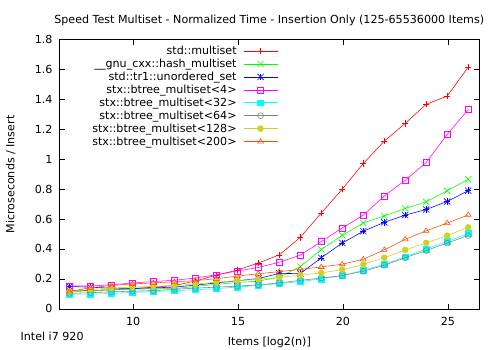

Here is the gnuplot script that generated this plot:
#!/usr/bin/env gnuplot

set style line 1 linecolor rgbcolor "#FF0000" linewidth 1.6 pointsize 0.7
set style line 2 linecolor rgbcolor "#00FF00" linewidth 1.6 pointsize 0.7
set style line 3 linecolor rgbcolor "#0000FF" linewidth 1.6 pointsize 0.7
set style line 4 linecolor rgbcolor "#FF00FF" linewidth 1.6 pointsize 0.7
set style line 5 linecolor rgbcolor "#00FFFF" linewidth 1.6 pointsize 0.7
set style line 6 linecolor rgbcolor "#808080" linewidth 1.6 pointsize 0.7
set style line 7 linecolor rgbcolor "#D0D020" linewidth 1.6 pointsize 0.7
set style line 8 linecolor rgbcolor "#FF4C00" linewidth 1.6 pointsize 0.7
set style line 9 linecolor rgbcolor "#000000" linewidth 1.6 pointsize 0.7
set style increment user

set terminal pdf size 5, 3.5
set output 'speedtest.pdf'

set label "Intel i7 920" at screen 0.04, screen 0.04

### Measuring a Sequence of Insert Operations

### 1st Plot

set title "Speed Test Multiset - Normalized Time - Insertion Only (125-65536000 Items)"
set key top left
set xrange [6.5:26.5]
set xlabel "Items [log2(n)]"
set ylabel "Microseconds / Insert"
set format x "%.0f"

plot "speed-set-insert.txt" using (log($1)/log(2)):($2 / $1) * 1000000 title "std::multiset" with linespoints, \
     "speed-set-insert.txt" using (log($1)/log(2)):($3 / $1) * 1000000 title "__gnu_cxx::hash_multiset" with linespoints, \
     "speed-set-insert.txt" using (log($1)/log(2)):($4 / $1) * 1000000 title "std::tr1::unordered_set" with linespoints, \
     "speed-set-insert.txt" using (log($1)/log(2)):($5 / $1) * 1000000 title "stx::btree_multiset<4>" with linespoints,  \
     "speed-set-insert.txt" using (log($1)/log(2)):($19 / $1) * 1000000 title "stx::btree_multiset<32>" with linespoints,  \
     "speed-set-insert.txt" using (log($1)/log(2)):($35 / $1) * 1000000 title "stx::btree_multiset<64>" with linespoints, \
     "speed-set-insert.txt" using (log($1)/log(2)):($67 / $1) * 1000000 title "stx::btree_multiset<128>" with linespoints, \
     "speed-set-insert.txt" using (log($1)/log(2)):($103 / $1) * 1000000 title "stx::btree_multiset<200>" with linespoints

### 2nd Plot

set title "Speed Test - Finding the Best Slot Size - Insertion Only - Plotted by Slots in B+ Tree"

set key top right
set autoscale x
set xlabel "Leaf/Inner Slots"
set ylabel "Seconds"

plot "speed-set-insert.trt" using (($0-1)*2 + 4):18 every ::2 title "16384000 Items" with lines, \
     "speed-set-insert.trt" using (($0-1)*2 + 4):19 every ::2 title "32768000 Items" with lines, \
     "speed-set-insert.trt" using (($0-1)*2 + 4):20 every ::2 title "65536000 Items" with lines

### Measuring a Sequence of Insert/Find/Erase Operations

### 1st Plot

set title "Speed Test Multiset - Normalized Time - Insert/Find/Erase (125-65536000 Items)"
set key top left
set xrange [6.5:26.5]
set xlabel "Items [log2(n)]"
set ylabel "Microseconds / Insert"
set format x "%.0f"

plot "speed-set-all.txt" using (log($1)/log(2)):($2 / $1) * 1000000 title "std::multiset" with linespoints, \
     "speed-set-all.txt" using (log($1)/log(2)):($3 / $1) * 1000000 title "__gnu_cxx::hash_multiset" with linespoints, \
     "speed-set-all.txt" using (log($1)/log(2)):($4 / $1) * 1000000 title "std::tr1::unordered_set" with linespoints, \
     "speed-set-all.txt" using (log($1)/log(2)):($5 / $1) * 1000000 title "stx::btree_multiset<4>" with linespoints,  \
     "speed-set-all.txt" using (log($1)/log(2)):($19 / $1) * 1000000 title "stx::btree_multiset<32>" with linespoints,  \
     "speed-set-all.txt" using (log($1)/log(2)):($35 / $1) * 1000000 title "stx::btree_multiset<64>" with linespoints, \
     "speed-set-all.txt" using (log($1)/log(2)):($67 / $1) * 1000000 title "stx::btree_multiset<128>" with linespoints, \
     "speed-set-all.txt" using (log($1)/log(2)):($103 / $1) * 1000000 title "stx::btree_multiset<200>" with linespoints

### 2nd Plot

set title "Speed Test - Finding the Best Slot Size - Insert/Find/Erase - Plotted by Slots in B+ Tree"

set key top right
set autoscale x
set xlabel "Leaf/Inner Slots"
set ylabel "Seconds"

plot "speed-set-all.trt" using (($0-1)*2 + 4):18 every ::2 title "16384000 Items" with lines, \
     "speed-set-all.trt" using (($0-1)*2 + 4):19 every ::2 title "32768000 Items" with lines, \
     "speed-set-all.trt" using (($0-1)*2 + 4):20 every ::2 title "65536000 Items" with lines

### Now Measuring only Find Operations

### 1st Plot

set title "Speed Test Multiset - Normalized Time - Find Only (125-65536000 Items)"
set key top left
set xrange [6.5:26.5]
set xlabel "Items [log2(n)]"
set ylabel "Microseconds / Insert"
set format x "%.0f"

plot "speed-set-find.txt" using (log($1)/log(2)):($2 / $1) * 1000000 title "std::multiset" with linespoints, \
     "speed-set-find.txt" using (log($1)/log(2)):($3 / $1) * 1000000 title "__gnu_cxx::hash_multiset" with linespoints, \
     "speed-set-find.txt" using (log($1)/log(2)):($4 / $1) * 1000000 title "std::tr1::unordered_set" with linespoints, \
     "speed-set-find.txt" using (log($1)/log(2)):($5 / $1) * 1000000 title "stx::btree_multiset<4>" with linespoints,  \
     "speed-set-find.txt" using (log($1)/log(2)):($19 / $1) * 1000000 title "stx::btree_multiset<32>" with linespoints,  \
     "speed-set-find.txt" using (log($1)/log(2)):($35 / $1) * 1000000 title "stx::btree_multiset<64>" with linespoints, \
     "speed-set-find.txt" using (log($1)/log(2)):($67 / $1) * 1000000 title "stx::btree_multiset<128>" with linespoints, \
     "speed-set-find.txt" using (log($1)/log(2)):($103 / $1) * 1000000 title "stx::btree_multiset<200>" with linespoints

### 2nd Plot

set title "Speed Test - Finding the Best Slot Size - Find Only - Plotted by Slots in B+ Tree"

set key top right
set autoscale x
set xlabel "Leaf/Inner Slots"
set ylabel "Seconds"

plot "speed-set-find.trt" using (($0-1)*2 + 4):18 every ::2 title "16384000 Items" with lines, \
     "speed-set-find.trt" using (($0-1)*2 + 4):19 every ::2 title "32768000 Items" with lines, \
     "speed-set-find.trt" using (($0-1)*2 + 4):20 every ::2 title "65536000 Items" with lines

################################################################################

### Measuring a Sequence of Insert Operations

### 1st Plot

set title "Speed Test Multimap - Normalized Time - Insertion Only (125-65536000 Items)"
set key top left
set xrange [6.5:26.5]
set xlabel "Items [log2(n)]"
set ylabel "Microseconds / Insert"
set format x "%.0f"

plot "speed-map-insert.txt" using (log($1)/log(2)):($2 / $1) * 1000000 title "std::multimap" with linespoints, \
     "speed-map-insert.txt" using (log($1)/log(2)):($3 / $1) * 1000000 title "__gnu_cxx::hash_multimap" with linespoints, \
     "speed-map-insert.txt" using (log($1)/log(2)):($4 / $1) * 1000000 title "std::tr1::unordered_map" with linespoints, \
     "speed-map-insert.txt" using (log($1)/log(2)):($5 / $1) * 1000000 title "stx::btree_multimap<4>" with linespoints,  \
     "speed-map-insert.txt" using (log($1)/log(2)):($19 / $1) * 1000000 title "stx::btree_multimap<32>" with linespoints,  \
     "speed-map-insert.txt" using (log($1)/log(2)):($35 / $1) * 1000000 title "stx::btree_multimap<64>" with linespoints, \
     "speed-map-insert.txt" using (log($1)/log(2)):($67 / $1) * 1000000 title "stx::btree_multimap<128>" with linespoints, \
     "speed-map-insert.txt" using (log($1)/log(2)):($103 / $1) * 1000000 title "stx::btree_multimap<200>" with linespoints

### 2nd Plot

set title "Speed Test - Finding the Best Slot Size - Insertion Only - Plotted by Slots in B+ Tree"

set key top right
set autoscale x
set xlabel "Leaf/Inner Slots"
set ylabel "Seconds"

plot "speed-map-insert.trt" using (($0-1)*2 + 4):18 every ::2 title "16384000 Items" with lines, \
     "speed-map-insert.trt" using (($0-1)*2 + 4):19 every ::2 title "32768000 Items" with lines, \
     "speed-map-insert.trt" using (($0-1)*2 + 4):20 every ::2 title "65536000 Items" with lines

### Measuring a Sequence of Insert/Find/Erase Operations

### 1st Plot

set title "Speed Test Multimap - Normalized Time - Insert/Find/Erase (125-65536000 Items)"
set key top left
set xrange [6.5:26.5]
set xlabel "Items [log2(n)]"
set ylabel "Microseconds / Insert"
set format x "%.0f"

plot "speed-map-all.txt" using (log($1)/log(2)):($2 / $1) * 1000000 title "std::multimap" with linespoints, \
     "speed-map-all.txt" using (log($1)/log(2)):($3 / $1) * 1000000 title "__gnu_cxx::hash_multimap" with linespoints, \
     "speed-map-all.txt" using (log($1)/log(2)):($4 / $1) * 1000000 title "std::tr1::unordered_map" with linespoints, \
     "speed-map-all.txt" using (log($1)/log(2)):($5 / $1) * 1000000 title "stx::btree_multimap<4>" with linespoints,  \
     "speed-map-all.txt" using (log($1)/log(2)):($19 / $1) * 1000000 title "stx::btree_multimap<32>" with linespoints,  \
     "speed-map-all.txt" using (log($1)/log(2)):($35 / $1) * 1000000 title "stx::btree_multimap<64>" with linespoints, \
     "speed-map-all.txt" using (log($1)/log(2)):($67 / $1) * 1000000 title "stx::btree_multimap<128>" with linespoints, \
     "speed-map-all.txt" using (log($1)/log(2)):($103 / $1) * 1000000 title "stx::btree_multimap<200>" with linespoints

### 2nd Plot

set title "Speed Test - Finding the Best Slot Size - Insert/Find/Erase - Plotted by Slots in B+ Tree"

set key top right
set autoscale x
set xlabel "Leaf/Inner Slots"
set ylabel "Seconds"

plot "speed-map-all.trt" using (($0-1)*2 + 4):18 every ::2 title "16384000 Items" with lines, \
     "speed-map-all.trt" using (($0-1)*2 + 4):19 every ::2 title "32768000 Items" with lines, \
     "speed-map-all.trt" using (($0-1)*2 + 4):20 every ::2 title "65536000 Items" with lines

### Now Measuring only Find Operations

### 1st Plot

set title "Speed Test Multimap - Normalized Time - Find Only (125-65536000 Items)"
set key top left
set xrange [6.5:26.5]
set xlabel "Items [log2(n)]"
set ylabel "Microseconds / Insert"
set format x "%.0f"

plot "speed-map-find.txt" using (log($1)/log(2)):($2 / $1) * 1000000 title "std::multimap" with linespoints, \
     "speed-map-find.txt" using (log($1)/log(2)):($3 / $1) * 1000000 title "__gnu_cxx::hash_multimap" with linespoints, \
     "speed-map-find.txt" using (log($1)/log(2)):($4 / $1) * 1000000 title "std::tr1::unordered_map" with linespoints, \
     "speed-map-find.txt" using (log($1)/log(2)):($5 / $1) * 1000000 title "stx::btree_multimap<4>" with linespoints,  \
     "speed-map-find.txt" using (log($1)/log(2)):($19 / $1) * 1000000 title "stx::btree_multimap<32>" with linespoints,  \
     "speed-map-find.txt" using (log($1)/log(2)):($35 / $1) * 1000000 title "stx::btree_multimap<64>" with linespoints, \
     "speed-map-find.txt" using (log($1)/log(2)):($67 / $1) * 1000000 title "stx::btree_multimap<128>" with linespoints, \
     "speed-map-find.txt" using (log($1)/log(2)):($103 / $1) * 1000000 title "stx::btree_multimap<200>" with linespoints

### 2nd Plot

set title "Speed Test - Finding the Best Slot Size - Find Only - Plotted by Slots in B+ Tree"

set key top right
set autoscale x
set xlabel "Leaf/Inner Slots"
set ylabel "Seconds"

plot "speed-map-find.trt" using (($0-1)*2 + 4):18 every ::2 title "16384000 Items" with lines, \
     "speed-map-find.trt" using (($0-1)*2 + 4):19 every ::2 title "32768000 Items" with lines, \
     "speed-map-find.trt" using (($0-1)*2 + 4):20 every ::2 title "65536000 Items" with lines
